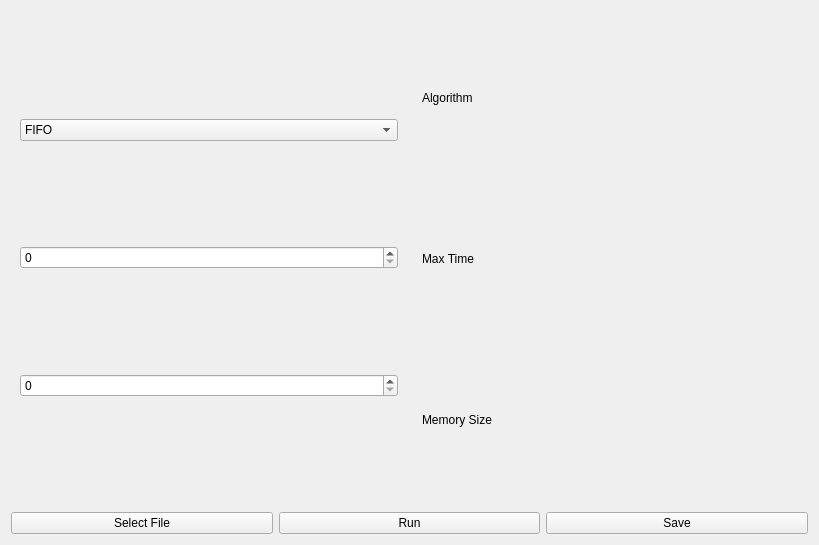
<?xml version="1.0" encoding="UTF-8"?>
<ui version="4.0">
 <class>runner</class>
 <widget class="QWidget" name="runner">
  <property name="geometry">
   <rect>
    <x>0</x>
    <y>0</y>
    <width>819</width>
    <height>545</height>
   </rect>
  </property>
  <property name="windowTitle">
   <string>Form</string>
  </property>
  <layout class="QGridLayout" name="gridLayout">
   <item row="0" column="0">
    <widget class="QWidget" name="widget" native="true">
     <layout class="QVBoxLayout" name="verticalLayout">
      <item>
       <widget class="QComboBox" name="comboBox">
        <item>
         <property name="text">
          <string>FIFO</string>
         </property>
        </item>
        <item>
         <property name="text">
          <string>LRU</string>
         </property>
        </item>
        <item>
         <property name="text">
          <string>LFU</string>
         </property>
        </item>
        <item>
         <property name="text">
          <string>MFU</string>
         </property>
        </item>
       </widget>
      </item>
      <item>
       <widget class="QSpinBox" name="spinBox">
        <property name="maximum">
         <number>1000000</number>
        </property>
       </widget>
      </item>
      <item>
       <widget class="QSpinBox" name="spinBox_MemorySize">
        <property name="maximum">
         <number>1000000</number>
        </property>
       </widget>
      </item>
     </layout>
    </widget>
   </item>
   <item row="0" column="1">
    <widget class="QWidget" name="widget_2" native="true">
     <layout class="QVBoxLayout" name="verticalLayout_2">
      <item>
       <widget class="QLabel" name="label_2">
        <property name="text">
         <string>Algorithm</string>
        </property>
       </widget>
      </item>
      <item>
       <widget class="QLabel" name="label">
        <property name="text">
         <string>Max Time</string>
        </property>
       </widget>
      </item>
      <item>
       <widget class="QLabel" name="label_3">
        <property name="text">
         <string>Memory Size</string>
        </property>
       </widget>
      </item>
     </layout>
    </widget>
   </item>
   <item row="1" column="0" colspan="2">
    <layout class="QHBoxLayout" name="horizontalLayout">
     <item>
      <widget class="QPushButton" name="PushButton_SelectFile">
       <property name="text">
        <string>Select File</string>
       </property>
      </widget>
     </item>
     <item>
      <widget class="QPushButton" name="PushButton_Run">
       <property name="text">
        <string>Run</string>
       </property>
      </widget>
     </item>
     <item>
      <widget class="QPushButton" name="PushButton_Save">
       <property name="text">
        <string>Save</string>
       </property>
      </widget>
     </item>
    </layout>
   </item>
  </layout>
 </widget>
 <resources/>
 <connections/>
</ui>
